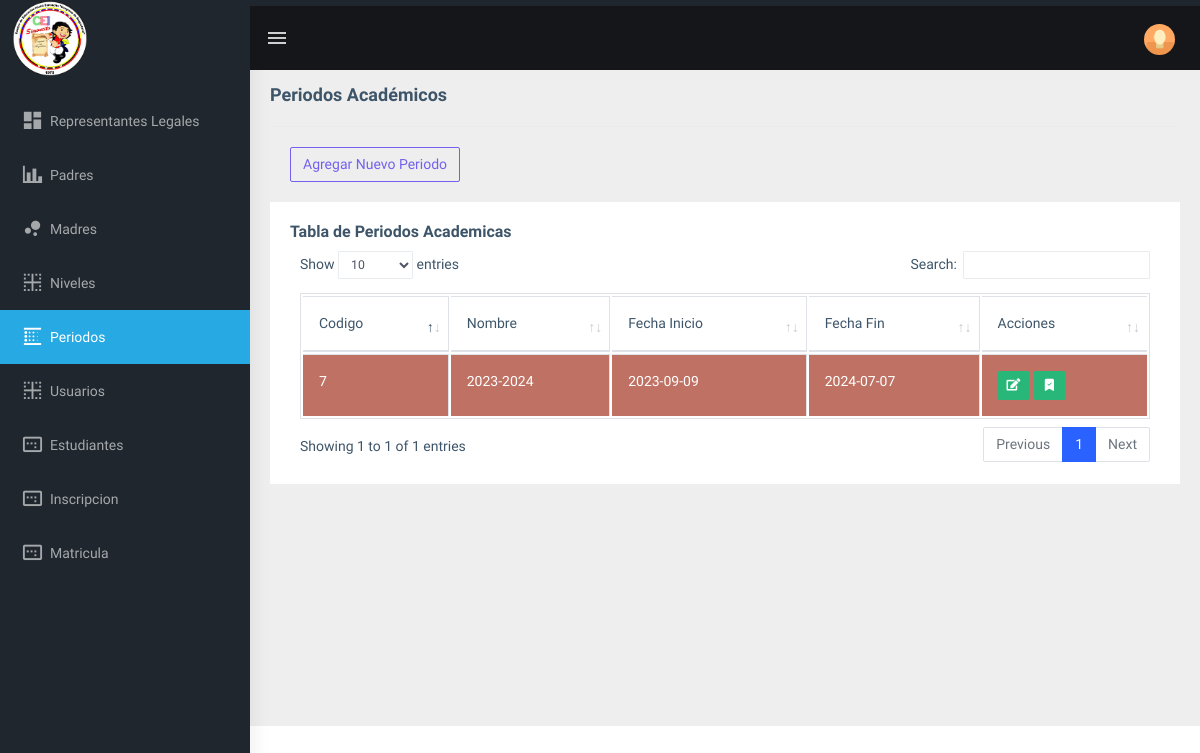
The app's page /admin/periodos.php (signed in), older data.
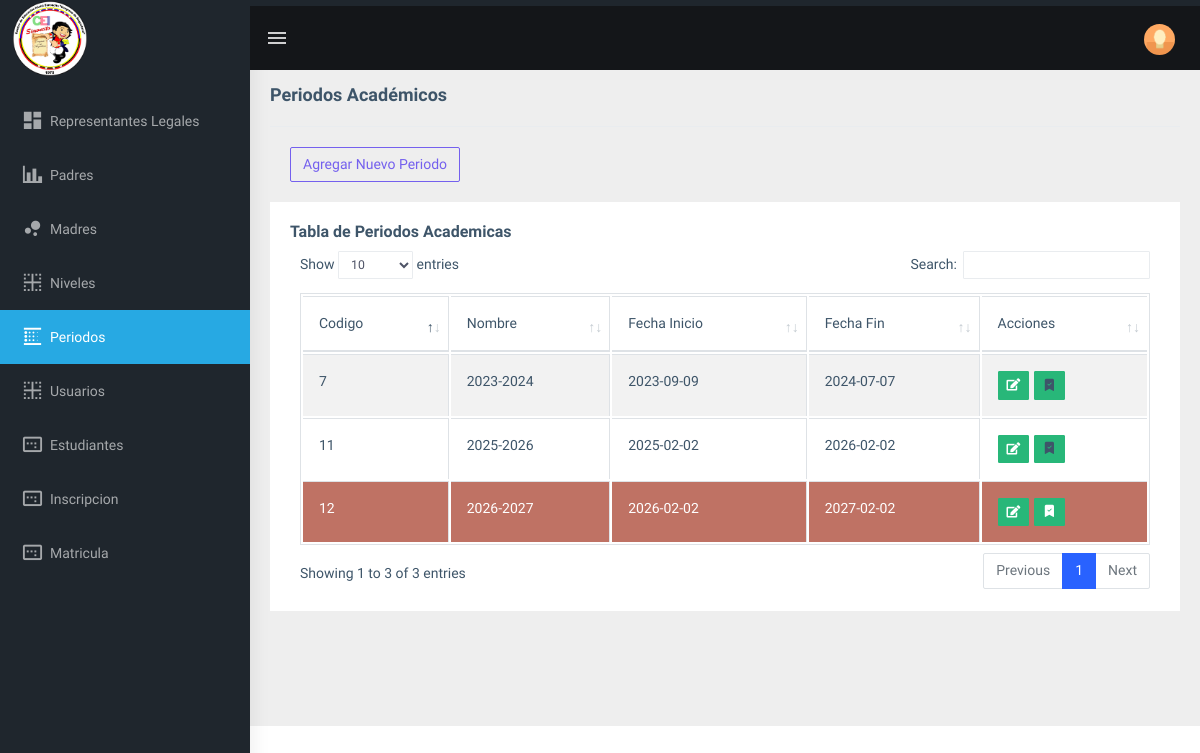
The same page, newer data.
### tables this page shows
CREATE TABLE `periodo_academico` (
  `codigo_periodo` int(3) NOT NULL,
  `nombre` varchar(30) NOT NULL,
  `fecha_inicio` date NOT NULL,
  `fecha_fin` date NOT NULL,
  `actual` int(11) NOT NULL DEFAULT 0
);

### admin/periodos.php (the view, shortened to what this page needs)
<!DOCTYPE html>
<html dir="ltr" lang="en">
<head>
    <link href="../assets/libs/flot/css/float-chart.css" rel="stylesheet">
    <link rel="stylesheet" type="text/css" href="../assets/extra-libs/multicheck/multicheck.css">
    <link rel="stylesheet" href="https://cdn.jsdelivr.net/npm/bootstrap-icons@1.11.3/font/bootstrap-icons.min.css">
    <link href="../assets/libs/datatables.net-bs4/css/dataTables.bootstrap4.css" rel="stylesheet">
    <link href="../dist/css/style.min.css" rel="stylesheet">
    <link href="css/formulario.css" rel="stylesheet">
    <link rel="stylesheet" href="css/periodo_actual.css">
    <link rel="stylesheet" href="../assets/libs/sweetAlerts2/sweetalert2.css">
</head>
<body>
    <?php
    include 'includes/navbar.php';
    include '../php/conexion.php';
    $sentencia = ("SELECT * FROM periodo_academico");
    $mostrar = mysqli_query($conexion, $sentencia);
    ?>
    <div class="page-wrapper">
        <div class="page-breadcrumb">
            <div class="row">
                <div class="col-12 d-flex no-block align-items-center">
                    <h4 class="page-title">Periodos Académicos</h4>
                </div>
            </div>
        </div>
        <div class="container-fluid">
            <div class="row">
                <div class="col-md-12">
                    <div class="border-top">
                        <div class="card-body">
                            <a href="acciones/agregar_periodos.php" type="button" class="btn btn-outline-primary">Agregar Nuevo Periodo</a>
                        </div>
                    </div>
                    <div class="card">
                        <div class="card-body">
                            <h5 class="card-title">Tabla de Periodos Academicas</h5>
                            <div class="table-responsive">
                                <table id="zero_config" class="table table-striped table-bordered">
                                    <thead>
                                        <tr>
                                            <th>Codigo</th>
                                            <th>Nombre</th>
                                            <th>Fecha Inicio</th>
                                            <th>Fecha Fin</th>
                                            <th>Acciones</th>
                                        </tr>
                                    </thead>
                                    <tbody id="table">
                                        <?php
                                        while ($r = mysqli_fetch_array($mostrar)) {
                                        ?>
                                            <tr <?php echo $r['actual'] == 1 ? "id='periodo_actual'" : ""; ?>>
                                                <th><?php echo $r['codigo_periodo'] ?></th>
                                                <th><?php echo $r['nombre'] ?></th>
                                                <th><?php echo $r['fecha_inicio'] ?></th>
                                                <th><?php echo $r['fecha_fin'] ?></th>
                                                <th><?php echo "<a class='btn btn-success btn-sm'href='acciones/editar_periodo.php?id=" . $r['codigo_periodo'] . "'><i class='fa fa-edit'></i></a>";
                                                echo "<a class='btn btn-success btn-sm' style='margin-left:5px;'";
                                                echo ($r['actual'] == 0)? "onclick='set_periodo(" . $r['codigo_periodo'] . ")'": "";
                                                echo "><i class='bi bi-bookmark-check-fill'></i></a>"; ?>
                                                </th>
                                            </tr>
                                        <?php
                                        }
                                        ?>
                                    </tbody>
                                </table>
                            </div>
                        </div>
                    </div>
                </div>
            </div>
        </div>
</body>
</html>

Row changes from the older to the newer data that the page shows:
changed periodo_academico id 7: actual 1 → 0 (drawn)
added periodo_academico: codigo_periodo "11", nombre "2025-2026", fecha_inicio "2025-02-02", fecha_fin "2026-02-02", actual 0 (drawn)
added periodo_academico: codigo_periodo "12", nombre "2026-2027", fecha_inicio "2026-02-02", fecha_fin "2027-02-02", actual 1 (drawn)
Text that changed along with them:
text written by a page script: "Show entries Search: Showing 1 to 1 of 1 entries Previous 1 Next" → "Show entries Search: Showing 1 to 3 of 3 entries Previous 1 Next"
